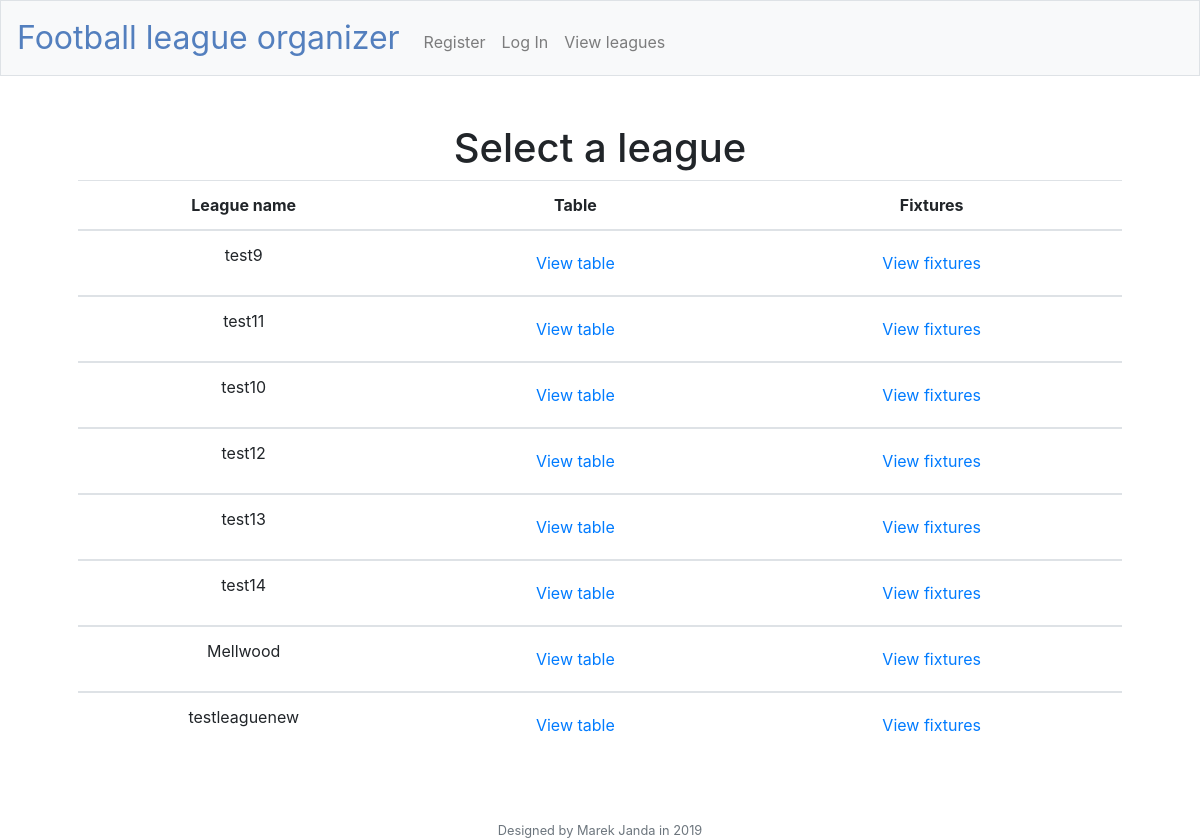
/view, run on the app's committed database.
### tables this page shows
CREATE TABLE 'leagues' ('league_ID' integer PRIMARY KEY AUTOINCREMENT NOT NULL, 'leaguename' varchar(255) NOT NULL, 'league_admin' varchar(255) NOT NULL, 'number_of_teams' integer NOT NULL);

### application.py (the view)
@app.route("/view", methods=["GET", "POST"])
def view():
    leagues = db.execute("SELECT * FROM leagues")
    return render_template("view.html", leagues=leagues)

### application.py (called while the page is built)
@app.after_request
def after_request(response):
    response.headers["Cache-Control"] = "no-cache, no-store, must-revalidate"
    response.headers["Expires"] = 0
    response.headers["Pragma"] = "no-cache"
    return response

### templates/view.html
{% extends "layout.html" %} {% block title %} Leagues {% endblock %} {% block main %}
<h1>Select a league</h1>
<table class="table">
    <thead>
        <tr>
            <th>League name</th>
            <th>Table</th>
            <th>Fixtures</th>
        </tr>
    </thead>
    {% if not leagues %}
    <tbody>
        <tr>
            <td>There aren't any leagues registered in the database</td>
        </tr>
    </tbody>
    {% else %} {% for league in leagues %}
    <tbody>
        <tr>
            <td>{{ league["leaguename"] }}</td>
            <td><a class="nav-link" href="/table/{{ league['leaguename'] }}">View table</a></td>
            <td><a class="nav-link" href="/fixtures/{{ league['leaguename'] }}">View fixtures</a></td>
        </tr>
    </tbody>
    {% endfor %} {% endif %}
</table>
{% endblock %}

### data on the page
leagues: leaguename "test9"
leagues: leaguename "test11"
leagues: leaguename "test10"
leagues: leaguename "test12"
leagues: leaguename "test13"
leagues: leaguename "test14"
leagues: leaguename "Mellwood"
leagues: leaguename "testleaguenew"
